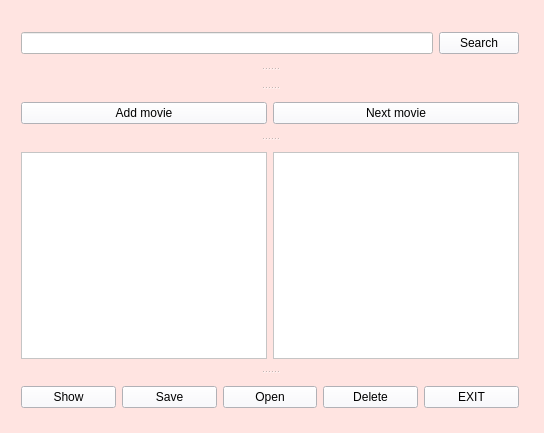
<?xml version="1.0" encoding="UTF-8"?>
<ui version="4.0">
 <class>UserGUI</class>
 <widget class="QWidget" name="UserGUI">
  <property name="geometry">
   <rect>
    <x>0</x>
    <y>0</y>
    <width>544</width>
    <height>433</height>
   </rect>
  </property>
  <property name="minimumSize">
   <size>
    <width>544</width>
    <height>433</height>
   </size>
  </property>
  <property name="maximumSize">
   <size>
    <width>544</width>
    <height>433</height>
   </size>
  </property>
  <property name="windowTitle">
   <string>User Mode</string>
  </property>
  <property name="windowIcon">
   <iconset>
    <normaloff>Resources/user.ico</normaloff>Resources/user.ico</iconset>
  </property>
  <property name="styleSheet">
   <string notr="true">background: rgb(255,228,225)</string>
  </property>
  <widget class="QSplitter" name="splitter">
   <property name="geometry">
    <rect>
     <x>10</x>
     <y>20</y>
     <width>520</width>
     <height>401</height>
    </rect>
   </property>
   <property name="orientation">
    <enum>Qt::Vertical</enum>
   </property>
   <widget class="QWidget" name="layoutWidget">
    <layout class="QHBoxLayout" name="horizontalLayout">
     <item>
      <widget class="QLineEdit" name="searchLineEdit">
       <property name="styleSheet">
        <string notr="true">background: rgb(255,255,255)</string>
       </property>
      </widget>
     </item>
     <item>
      <widget class="QPushButton" name="searchButton">
       <property name="styleSheet">
        <string notr="true">background: rgb(248,248,255)</string>
       </property>
       <property name="text">
        <string>Search</string>
       </property>
      </widget>
     </item>
    </layout>
   </widget>
   <widget class="QLabel" name="movieLabel">
    <property name="lineWidth">
     <number>5</number>
    </property>
    <property name="text">
     <string/>
    </property>
   </widget>
   <widget class="QWidget" name="layoutWidget">
    <layout class="QHBoxLayout" name="horizontalLayout_4">
     <item>
      <widget class="QPushButton" name="addButton">
       <property name="styleSheet">
        <string notr="true">background: rgb(248,248,255)</string>
       </property>
       <property name="text">
        <string>Add movie</string>
       </property>
      </widget>
     </item>
     <item>
      <widget class="QPushButton" name="nextButton">
       <property name="styleSheet">
        <string notr="true">background: rgb(248,248,255)</string>
       </property>
       <property name="text">
        <string>Next movie</string>
       </property>
      </widget>
     </item>
    </layout>
   </widget>
   <widget class="QWidget" name="layoutWidget">
    <layout class="QHBoxLayout" name="horizontalLayout_3">
     <item>
      <widget class="QListWidget" name="showListWidget">
       <property name="styleSheet">
        <string notr="true">background: rgb(255,255,255)</string>
       </property>
      </widget>
     </item>
     <item>
      <widget class="QTextBrowser" name="textBrowser">
       <property name="styleSheet">
        <string notr="true">background: rgb(255,255,255)</string>
       </property>
      </widget>
     </item>
    </layout>
   </widget>
   <widget class="QWidget" name="layoutWidget">
    <layout class="QHBoxLayout" name="horizontalLayout_2">
     <item>
      <widget class="QPushButton" name="showButton">
       <property name="styleSheet">
        <string notr="true">background: rgb(248,248,255)</string>
       </property>
       <property name="text">
        <string>Show</string>
       </property>
      </widget>
     </item>
     <item>
      <widget class="QPushButton" name="saveButton">
       <property name="styleSheet">
        <string notr="true">background: rgb(248,248,255)</string>
       </property>
       <property name="text">
        <string>Save</string>
       </property>
      </widget>
     </item>
     <item>
      <widget class="QPushButton" name="openButton">
       <property name="styleSheet">
        <string notr="true">background: rgb(248,248,255)</string>
       </property>
       <property name="text">
        <string>Open</string>
       </property>
      </widget>
     </item>
     <item>
      <widget class="QPushButton" name="deleteButton">
       <property name="styleSheet">
        <string notr="true">background: rgb(248,248,255)</string>
       </property>
       <property name="text">
        <string>Delete</string>
       </property>
      </widget>
     </item>
     <item>
      <widget class="QPushButton" name="exitButton">
       <property name="styleSheet">
        <string notr="true">background: rgb(248,248,255)</string>
       </property>
       <property name="text">
        <string>EXIT</string>
       </property>
      </widget>
     </item>
    </layout>
   </widget>
  </widget>
 </widget>
 <layoutdefault spacing="6" margin="11"/>
 <resources/>
 <connections/>
</ui>
